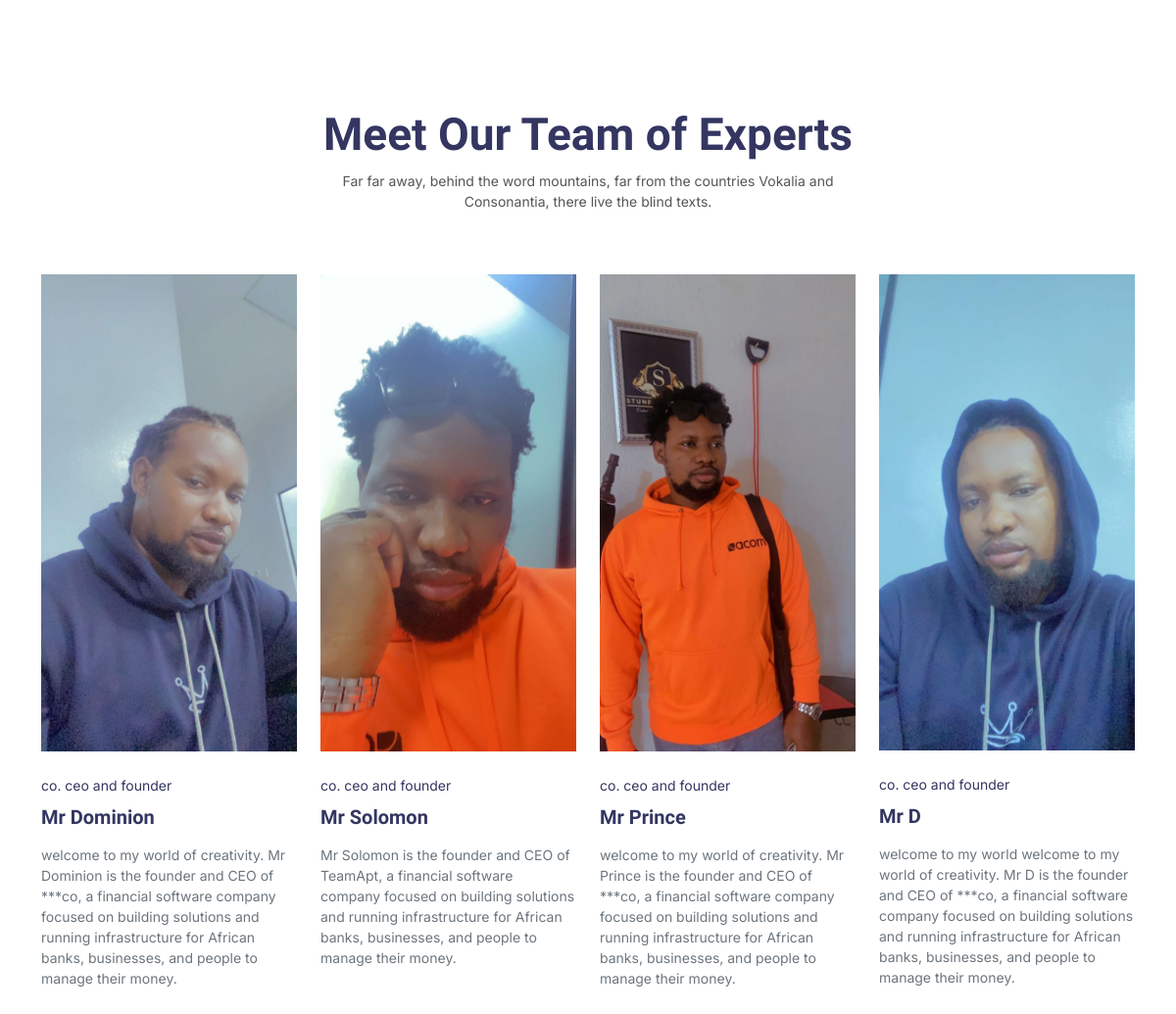
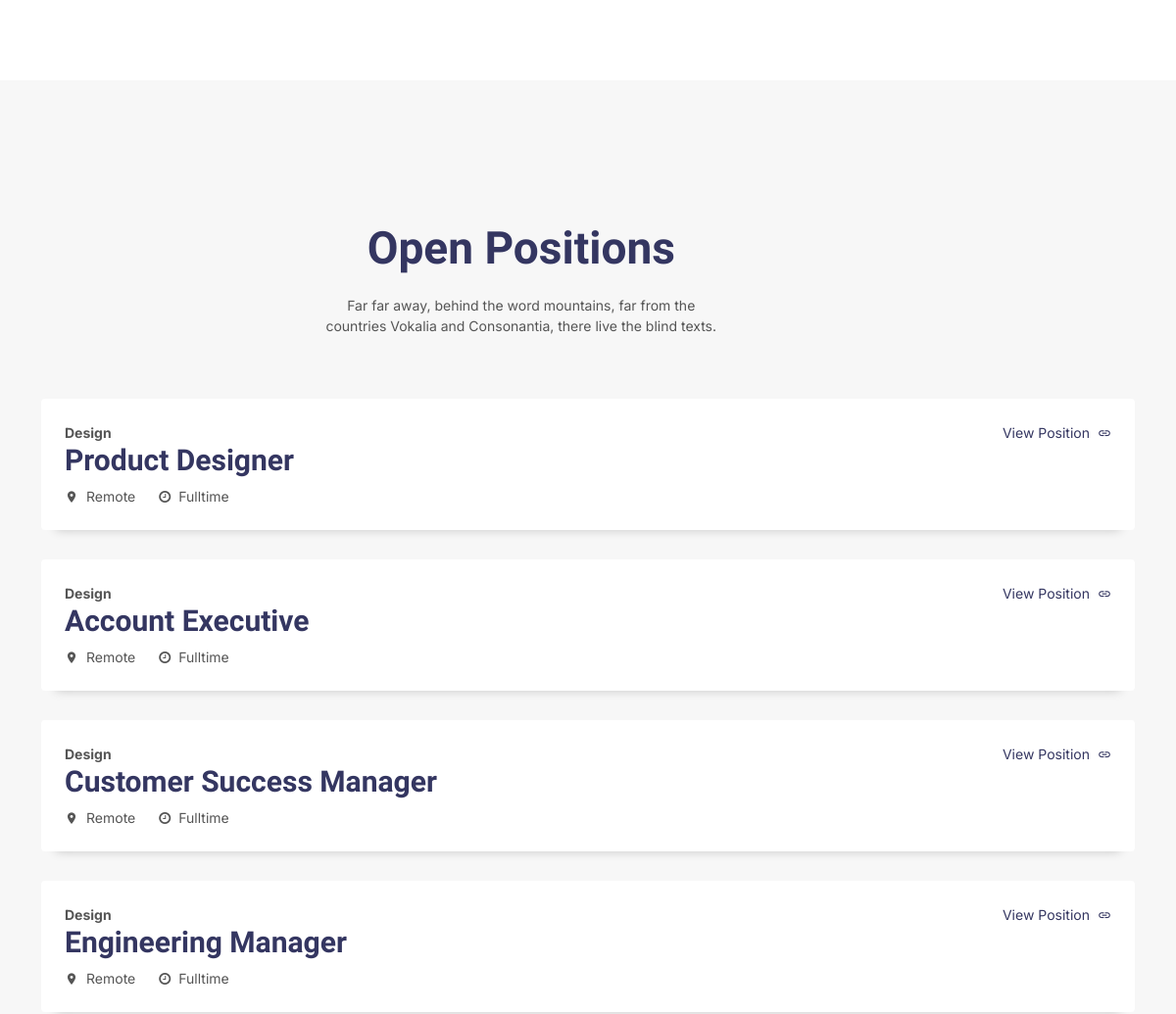
Before: /about (middle part) with the older database file (2 pictures, top to bottom).
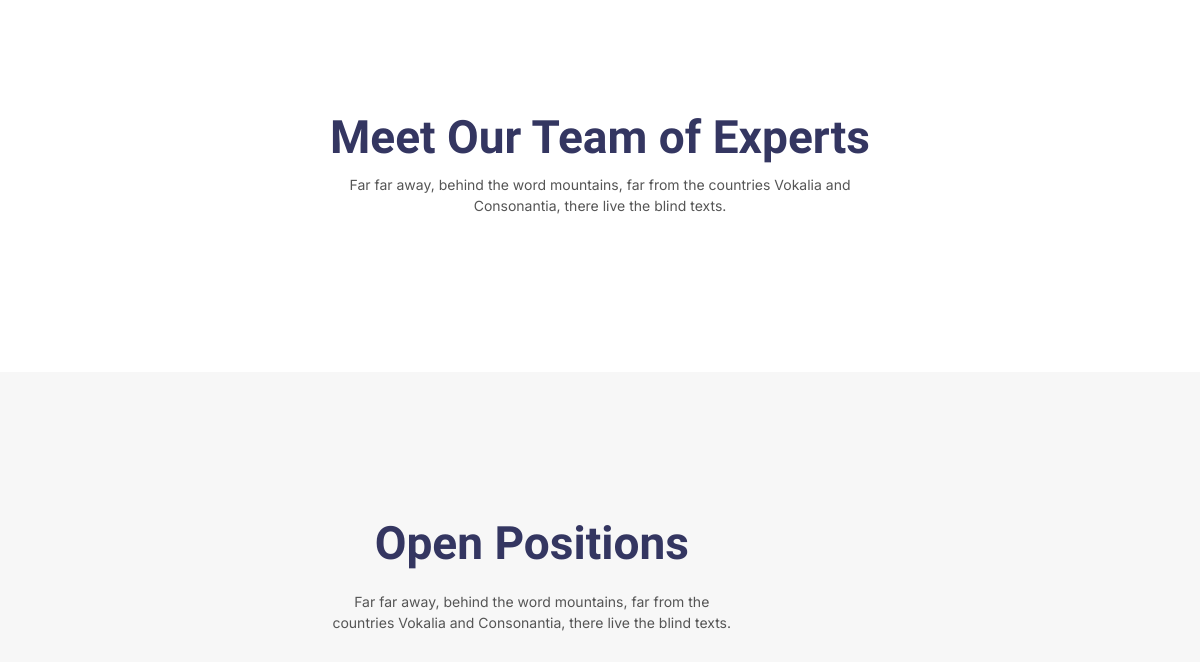
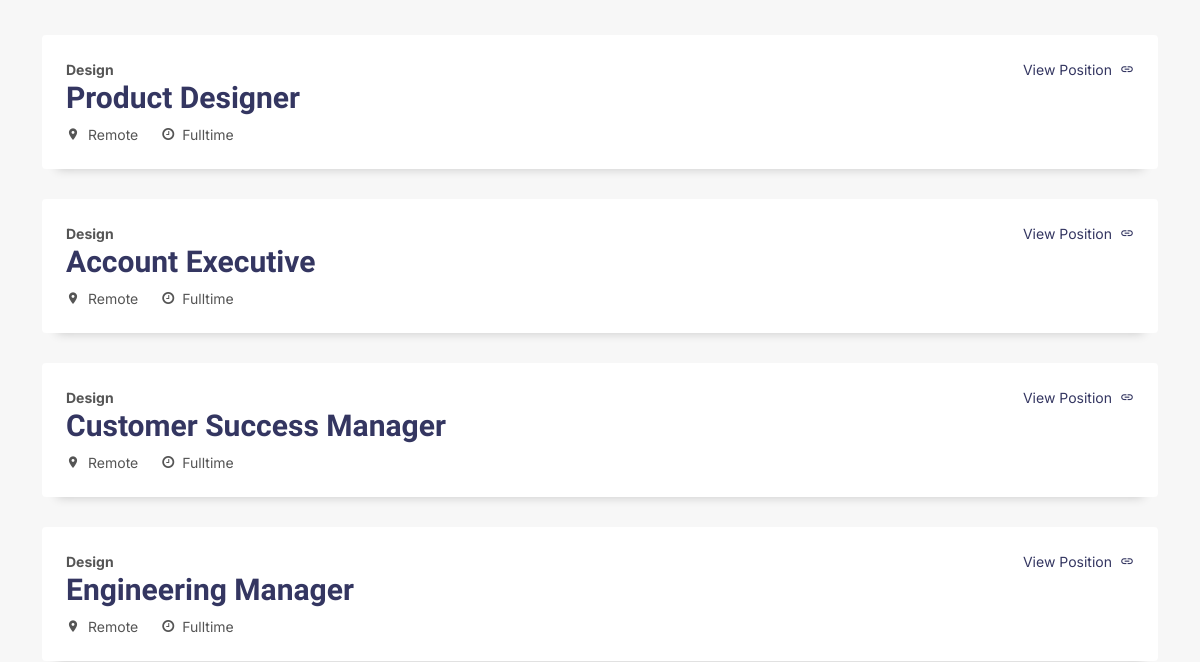
After: the same page with the newer database file (2 pictures, top to bottom).
### Main/models.py (models this page shows, shortened)
class Team(models.Model):
    name = models.CharField(max_length=150)
    position = models.CharField(max_length=150)
    description = models.TextField()
    image = models.ImageField(upload_to="Team_pictures")

### Main/views.py (the view)
# urls.py: path("about", about, name="about"),
def about(request):
    team = Team.objects.all()
    context = {
        "team" : team
    }
    return render(request, "Main/about.html", context)

### Main/templates/main/about.html (shortened to what this page needs)
{% load static %}
<!doctype html>
<html lang="en">
<head>
	<link rel="stylesheet" href="{% static 'Main/fonts/icomoon/style.css' %}">
	<link rel="stylesheet" href="{% static 'Main/fonts/flaticon/font/flaticon.css' %}">
	<link rel="stylesheet" href="{% static 'Main/css/tiny-slider.css' %}">
	<link rel="stylesheet" href="{% static 'Main/css/aos.css' %}">
	<link rel="stylesheet" href="{% static 'Main/css/flatpickr.min.css' %}">
	<link rel="stylesheet" href="{% static 'Main/css/glightbox.min.css' %}">
	<link rel="stylesheet" href="{% static 'Main/css/style.css' %}">
</head>
<body>
	<div class="section">
		<div class="container">
			<div class="row mb-5">
				<div class="col-lg-6 mx-auto text-center">
					<div class="heading-content" data-aos="fade-up">
						<h2 class="heading">Meet Our Team of Experts</h2>
						<p>Far far away, behind the word mountains, far from the countries Vokalia and Consonantia, there live the blind texts.</p>
					</div>
				</div>
			</div>
			<div class="row">
				{% for item in team %}
				<div class="col-lg-3">
					<a href="#" class="person">
						<img src="{{ item.image.url }}" alt="Image" class="img-fluid mb-4">
						<span class="subheading d-inline-block">{{ item.position }}</span>
						<h3 class="mb-3">{{ item.name }}</h3>
						<p class="text-muted">{{ item.description }}</p>
					</a>
				</div>
				{% endfor %}
			</div>
		</div>
	</div>
	<div class="section service-section-1">
		<div class="container">
			<div class="row mb-5">
				<div class="col-lg-6 mx-auto text-center">
					<div class="heading-content" data-aos="fade-up">
						<h2 class="heading">Open Positions</h2>
						<p>Far far away, behind the word mountains, far from the countries Vokalia and Consonantia, there live the blind texts.</p>
					</div>
				</div>
			</div>
			<div class="row">
				<div class="col-lg-12">
					<div class="bg-white p-4 rounded job-position">
						<div class="row">
							<div class="col-lg-7">
								<span class="block subtitle">Design</span>
								<h2>Product Designer</h2>
								<div class="d-flex align-items-center">
									<div class="d-flex align-items-center me-4">
										<span class="icon-room me-2"></span> <span>Remote</span>
									</div>
									<div class="d-flex align-items-center">
										<span class="icon-clock-o me-2"></span> <span>Fulltime</span>
									</div>
								</div>
							</div>
							<div class="col-lg-5 text-lg-end">
								<a href="#" class="d-inline-flex align-items-center"><span class="me-2">View Position</span> <span class="icon-link2"></span></a>
							</div>
						</div>
					</div>
				</div>
				<div class="col-lg-12">
					<div class="bg-white p-4 rounded job-position">
						<div class="row">
							<div class="col-lg-7">
								<span class="block subtitle">Design</span>
								<h2>Account Executive</h2>
								<div class="d-flex align-items-center">
									<div class="d-flex align-items-center me-4">
										<span class="icon-room me-2"></span> <span>Remote</span>
									</div>
									<div class="d-flex align-items-center">
										<span class="icon-clock-o me-2"></span> <span>Fulltime</span>
									</div>
								</div>
							</div>
							<div class="col-lg-5 text-lg-end">
								<a href="#" class="d-inline-flex align-items-center"><span class="me-2">View Position</span> <span class="icon-link2"></span></a>
							</div>
						</div>
					</div>
				</div>
				<div class="col-lg-12">
					<div class="bg-white p-4 rounded job-position">
						<div class="row">
							<div class="col-lg-7">
								<span class="block subtitle">Design</span>
								<h2>Customer Success Manager</h2>
								<div class="d-flex align-items-center">
									<div class="d-flex align-items-center me-4">
										<span class="icon-room me-2"></span> <span>Remote</span>
									</div>
									<div class="d-flex align-items-center">
										<span class="icon-clock-o me-2"></span> <span>Fulltime</span>
									</div>
								</div>
							</div>
							<div class="col-lg-5 text-lg-end">
								<a href="#" class="d-inline-flex align-items-center"><span class="me-2">View Position</span> <span class="icon-link2"></span></a>
							</div>
						</div>
					</div>
				</div>
				<div class="col-lg-12">
					<div class="bg-white p-4 rounded job-position">
						<div class="row">
							<div class="col-lg-7">
								<span class="block subtitle">Design</span>
								<h2>Engineering Manager</h2>
								<div class="d-flex align-items-center">
									<div class="d-flex align-items-center me-4">
										<span class="icon-room me-2"></span> <span>Remote</span>
									</div>
									<div class="d-flex align-items-center">
										<span class="icon-clock-o me-2"></span> <span>Fulltime</span>
									</div>
								</div>
							</div>
							<div class="col-lg-5 text-lg-end">
								<a href="#" class="d-inline-flex align-items-center"><span class="me-2">View Position</span> <span class="icon-link2"></span></a>
							</div>
						</div>
					</div>
				</div>
			</div>
		</div>
	</div>
	</body>
	</html>

Changed rows visible on the page:
removed Team: image (picture), position "co. ceo and founder", name "Mr Dominion", description "welcome to my world of creativity. Mr Dominion is the founder and CEO of ***co, a financial software company focused on building solutions and running infrastructure for African banks, businesses, and people to manage their money."
removed Team: image (picture), position "co. ceo and founder", name "Mr Solomon", description "Mr Solomon is the founder and CEO of TeamApt, a financial software company focused on building solutions and running infrastructure for African banks, businesses, and people to manage their money."
removed Team: image (picture), position "co. ceo and founder", name "Mr Prince", description "welcome to my world of creativity. Mr Prince is the founder and CEO of ***co, a financial software company focused on building solutions and running infrastructure for African banks, businesses, and people to manage their money."
removed Team: image (picture), position "co. ceo and founder", name "Mr D", description "welcome to my world welcome to my world of creativity. Mr D is the founder and CEO of ***co, a financial software company focused on building solutions and running infrastructure for African banks, businesses, and people to manage their money."
